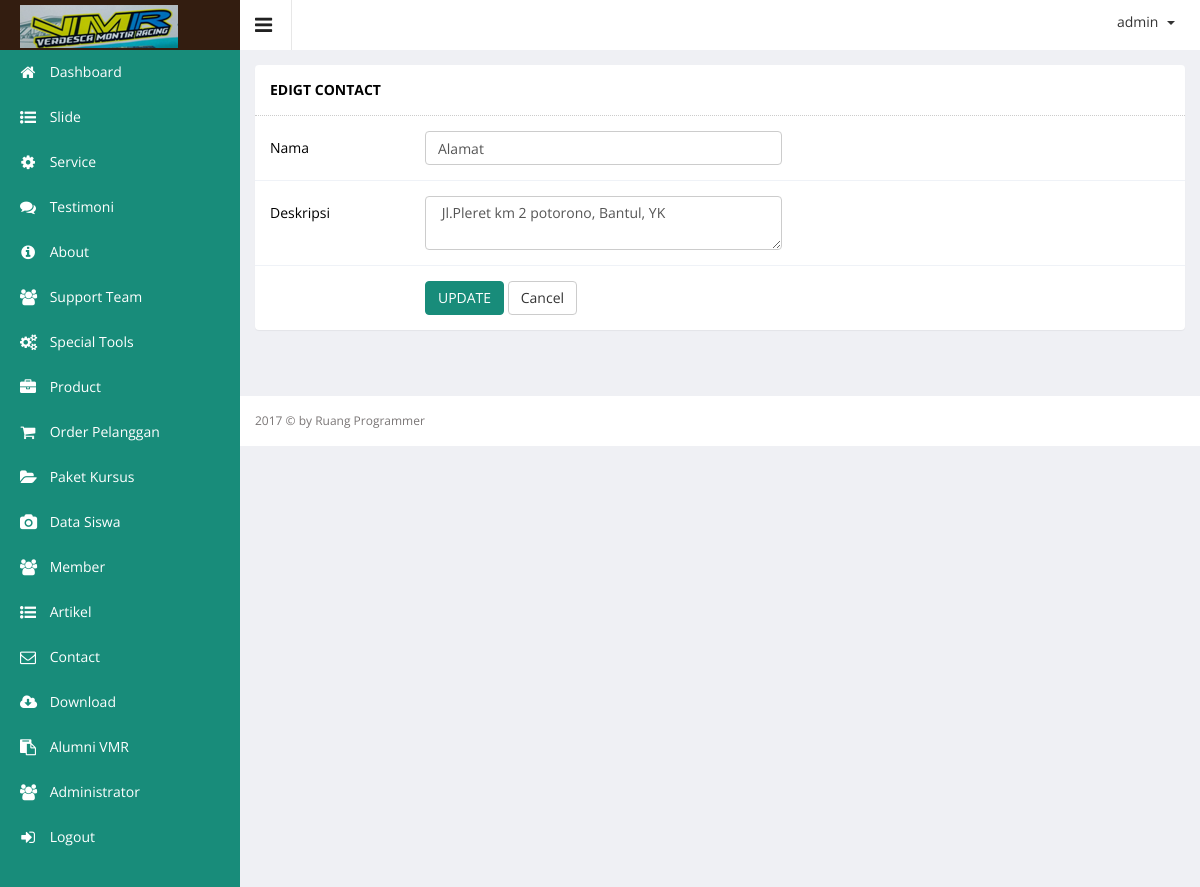
The app's page /admin/index.php?hal=master/contact/edit&id=8 (signed in) with its own data.
### tables this page shows
CREATE TABLE `contact` (
  `contact_id` int(11) NOT NULL,
  `contact_name` varchar(100) DEFAULT NULL,
  `contact_desc` varchar(255) DEFAULT NULL,
  `contact_create_date` datetime DEFAULT NULL
);

### admin/master/contact/edit.php (the view, shortened to what this page needs)
<?php
$id = $_GET['id'];
$queryRowcontact = mysql_query("SELECT * FROM contact where contact_id = '".$id."'");
$rowcontact = mysql_fetch_array($queryRowcontact);
 ?>
        <div class="wrapper">
            <div class="row">
                <div class="col-lg-12">
                    <section class="panel">
                        <header class="panel-heading">
                           Edigt contact
                        </header>
                        <div class="panel-body">
                            <div class=" form">
                                <form class="cmxform form-horizontal adminex-form" id="commentForm" method="POST" enctype="multipart/form-data"  action="">
                                    <div class="form-group ">
                                        <label for="cname" class="control-label col-lg-2" style="text-align: left;">Nama</label>
                                        <div class="col-lg-5">
                                            <input class=" form-control" id="cname" name="contact_name" minlength="2" type="text" value="<?php echo $rowcontact['contact_name']  ?>" required/>
                                        </div>
                                    </div>
                                    <div class="form-group ">
                                        <label for="ccomment" class="control-label col-lg-2" style="text-align: left;">Deskripsi</label>
                                        <div class="col-lg-5">
                                            <textarea class="form-control " id="ccomment" name="contact_desc" required><?php echo $rowcontact['contact_desc']; ?></textarea>
                                        </div>
                                    </div>
                                    <div class="form-group">
                                        <div class="col-lg-offset-2 col-lg-5">
                                            <button class="btn btn-primary" type="submit" name="ubah">UPDATE</button>
                                            <a href="?hal=master/contact/list">
                                            <button class="btn btn-default" type="button">Cancel</button>
                                            </a>
                                        </div>
                                    </div>
                                </form>
                            </div>
                        </div>
                    </section>
                </div>
            </div>
        </div>

### records on screen
contact: contact_name "Alamat", contact_desc "Jl.Pleret km 2 potorono, Bantul, YK"

### other values on screen
$_SESSION['username'] "admin"
